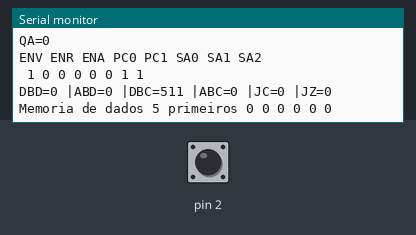
The sketch below on a simulated Arduino Uno, built with avr-gcc and run on an emulated ATmega328P. Shown: the last lines printed to the serial monitor. The test bench sets the inputs (shaded band); at power-on: pin 2 HIGH.

Above: at 1.2 s.
1.3 s: pin 2 pulled LOW for 0.15 s
2.9 s: pin 2 pulled LOW for 1 s
At 4.5 s:
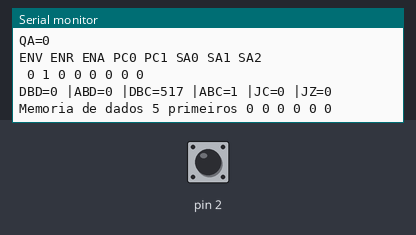
5.4 s: pin 2 pulled LOW for 0.15 s
At 6.1 s:
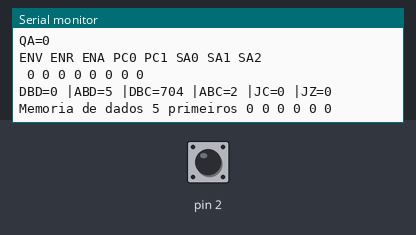
7.0 s: pin 2 pulsed LOW 2 times (0.12 s each, 0.3 s apart)
At 8.8 s:
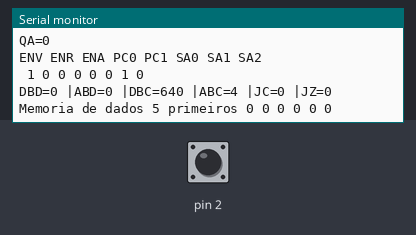
9.1 s: pin 2 pulsed LOW 5 times (0.12 s each, 0.3 s apart)
At 11.0 s:
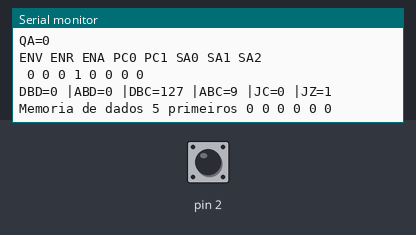
Timing chart, 0 to 12.5 s (numbered marks = the images above; inputs shaded):
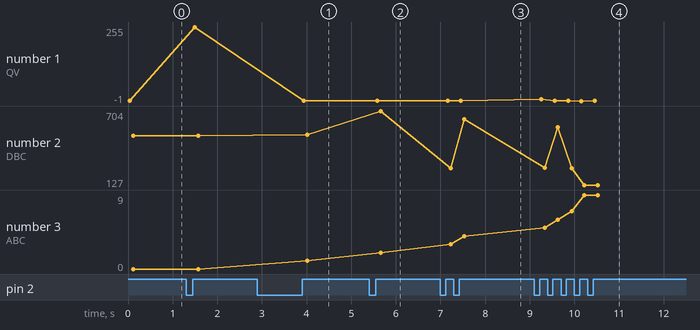

Measured:
- after the input at 2.9 s, the serial monitor: prints a new line after 1.0 s (image 1)
- after the input at 5.4 s, the serial monitor: prints a new line after 0.17 s (image 2)
- after the input at 7.0 s, the serial monitor: prints a new line after 0.14 s (image 3)
- after the input at 9.1 s, the serial monitor: prints a new line after 0.14 s (image 4)
- plotted number 1: 0 → 255 after the input at 1.3 s
- plotted number 2: 511 → 517 after the input at 2.9 s, 517 → 704 after the input at 5.4 s, 704 → 640 after the input at 7.0 s, 640 → 127 after the input at 9.1 s
- plotted number 3: 2 → 4 after the input at 7.0 s, 4 → 9 after the input at 9.1 s

The sketch:

CPU.ino
```cpp
boolean imprimir;
int adress;

//SAIDAS MODULO CONTROLO
boolean ENC, ENZ, ENV, ENR, ENA;
boolean WR, RD, SPC0, SPC1, JMP, JZ, JC, SA0, SA1, SA2;
boolean AD0, AD1, AD2, AD3, AD4, AD5; //ADRESS
int memCodigo[256]; //64
int memDados[128] = {0, 0, 0}; //4096 = 128*16
int rel5, end6;
int const8, const6;
int DBC, ABC;
int DBD, ABD;
int DPC, QPC, DV, QV, DCY, DZ, QCY, QZ, DA, QA, DR, QR;
int DSum, ALUY, ALUR;
boolean Pclock;
unsigned long tempoClk;
const unsigned long TFILTRO = 250;
const int EPROM_MC[64] = {0x300, 0x300, 0xB10, 0xB10, 0x710, 0x710, 0x308, 0x308, 0x308, 0x308, 0x0300, 0x300, 0x300, 0x300, 0x383, 0x383, 0x383, 0x383, 0x383, 0x383, 0x383, 0x383,
                          0x383, 0x383, 0x383, 0x383, 0x383, 0x383, 0x383, 0x383, 0x340, 0x340, 0x340, 0x340, 0x340, 0x320, 0x320, 0x320, 0x320, 0x182, 0x182, 0x182, 0x182, 0x200, 0x200, 0x200, 0x200,
                          0x381, 0x381, 0x381, 0x381, 0xB81, 0xB81, 0xB81, 0xB81, 0xB81, 0xB81, 0xB81, 0xB81, 0x7A5, 0x7A5, 0x7A5, 0x7A5
                         };
void setup() {
  Serial.begin(9600);
  pinMode(2, INPUT_PULLUP);
  Pclock = digitalRead(2);
  tempoClk = millis();
  attachInterrupt(0, Clock, RISING);
  imprimir = true;
  reset();
  loadprogram();
  interrupts();
}

void Clock() {
  if (Pclock == HIGH) {
    if (millis() - tempoClk >= TFILTRO) {
      tempoClk = millis();
      reset();
      MFSequencial();
      imprimir = true;
    }
  }
  else {
    Pclock = digitalRead(2);
  }
}
void loop() {
  MCComb();
  MFComb();
  if (imprimir) {
    imprimirRegistos();
    MCComb();
    MFComb();
    imprimir = false;
  }
}
void reset() {
  QPC = 0;
  QV = 0;
  QR = 0;
  QA = 0;
  QCY = 0;
  QZ = 0;
}
void loadprogram() {
  memCodigo[0] = 0x1FF;//MOV V, #255
  memCodigo[1] = 0x205;//MOV R, #5
  memCodigo[2] = 0x2C0; //MOV @R, V
  memCodigo[3] = 0x100; //MOV V, #0
  memCodigo[4] = 0x280; //MOV V, @R = 255
  memCodigo[5] = 0x105; //MOV V, #5
  memCodigo[6] = 0x240;//MOV A, V
  memCodigo[7] = 0x100; //MOV V, #0
  memCodigo[8] = 0x3C0; //DIV 0, 5
  memCodigo[9] = 0x07F; //JZ 31
  memCodigo[40] = 0x1FF; //MOV V, #255
  memCodigo[41] = 0x240; // MOV A,V
  memCodigo[42] = 0x340; //ADD, 255 + 255
  memCodigo[43] = 0x005; //JC 5
  memCodigo[51] = 0x380; //SUB, 510 - 255
  memCodigo[52] = 0x105; //MOV V, #5
  memCodigo[53] = 0x240; // MOV A,V
  memCodigo[54] = 0x1FF; //MOV V, #255
  memCodigo[55] = 0x3C0; //DIV 255, 5 (para trocar flag de Z)
  //memCodigo[56] = 0x300; // NAND
  /*
    memCodigo[55] = 0x101;//MOV V, #1
    memCodigo[56] = 0x240;//MOV A, V
    memCodigo[57] = 0x201;//MOV R, #1
  */
  memCodigo[60] = 0x80; //JMP end 0
}
void MCComb() {
  //ADRESSES
  AD0 = QZ;
  AD1 = QCY;
  AD2 = (memCodigo[QPC] & 0x040) >> 5; //6 bit do indice 0x040h(64)
  AD3 = (memCodigo[QPC] & 0x080) >> 6; //7 bit do indice 0x080h(128)
  AD4 = (memCodigo[QPC] & 0x100) >> 7; //8 bit do indice 0x100h(256)
  AD5 = (memCodigo[QPC] & 0x200) >> 8; //9 bit do incide 0x200h(512)
  adress = AD0;
  adress = (AD1 << 1) | adress;
  adress = (AD2 << 2) | adress;
  adress = (AD3 << 3) | adress;
  adress = (AD4 << 4) | adress;
  adress = (AD5 << 5) | adress;
  //DATA
  ENC = (EPROM_MC[adress] & 0x800) >> 11;
  ENZ = (EPROM_MC[adress] & 0x400) >> 10;
  WR = (EPROM_MC[adress] & 0x200) >> 9;
  RD = (EPROM_MC[adress] & 0x100) >> 8;
  ENV = (EPROM_MC[adress] & 0x080) >> 7;
  ENR = (EPROM_MC[adress] & 0x040) >> 6;
  ENA = (EPROM_MC[adress] & 0x020) >> 5;
  SPC0 = (EPROM_MC[adress] & 0x010) >> 4;
  SPC1 = (EPROM_MC[adress] & 0x008) >> 3;
  SA0 = (EPROM_MC[adress] & 0x004) >> 2;
  SA1 = (EPROM_MC[adress] & 0x002) >> 1;
  SA2 = (EPROM_MC[adress] & 0x001);
}

void MFComb() {
  if (!WR) {
    QV = memDados[QR];
  }
  if (!RD) {
    memDados[QR] = QV;
  }
  DBC = memCodigo[QPC];
  ABC = QPC;
  DBD = memDados[QR];
  ABD = QR;

  //constante 8
  byte c0 = memCodigo[QPC] & 0x001;
  byte c1 = (memCodigo[QPC] & 0x002) >> 1;
  byte c2 = (memCodigo[QPC] & 0x004) >> 2;
  byte c3 = (memCodigo[QPC] & 0x008) >> 3;
  byte c4 = (memCodigo[QPC] & 0x010) >> 4;
  byte c5 = (memCodigo[QPC] & 0x020) >> 5;
  byte c6 = (memCodigo[QPC] & 0x040) >> 6;
  byte c7 = (memCodigo[QPC] & 0x080) >> 7;
  const8 = c0;
  const8 = (c1 << 1) | const8;
  const8 = (c2 << 2) | const8;
  const8 = (c3 << 3) | const8;
  const8 = (c4 << 4) | const8;
  const8 = (c5 << 5) | const8;
  const8 = (c6 << 6) | const8;
  const8 = (c7 << 7) | const8;
  //constante 6
  byte C0 = memCodigo[QPC] & 0x001;
  byte C1 = (memCodigo[QPC] & 0x002) >> 1;
  byte C2 = (memCodigo[QPC] & 0x004) >> 2;
  byte C3 = (memCodigo[QPC] & 0x008) >> 3;
  byte C4 = (memCodigo[QPC] & 0x010) >> 4;
  byte C5 = (memCodigo[QPC] & 0x020) >> 5;
  const6 = C0;
  const6 = (C1 << 1) | const6;
  const6 = (C2 << 2) | const6;
  const6 = (C3 << 3) | const6;
  const6 = (C4 << 4) | const6;
  const6 = (C5 << 5) | const6;

  //REGISTOS
  DSum = soma(ABC, Mux2x1(SPC0, 1, DBC & 0x01F)); // JC/JZ rel5
  DPC = Mux2x1(SPC1, DSum, (DBC & 0x03F)); //JMP end6
  int D6 = (memCodigo[QPC] & 0x040) >> 6; //Bits controlo ALU
  int D7 = (memCodigo[QPC] & 0x080) >> 7;
  ALUY = Mux4x2(D7, D6, nand(QV, QA), (QV + QA), (QV - QA), (QV / QA));
  DV = Mux4x2(SA2, SA1, 0, DBD, ALUY, const8);
  DR = const6;
  DA = Mux2x1(SA0, QV, (QV % QA));

  //FLAGS
  if (ALUY == (QV + QA)) {
    DCY = CySoma(QV, QA);
  }
  else if (ALUY == (QV - QA)) {
    DCY = BwSub(QV, QA);
  }
  else {
    DCY = 0;
  }
  DZ = FZero(QV, QA);
}
void MFSequencial() {
  QPC = Registo(1, QPC, DPC);
  QV = Registo(ENV, QV, DV);
  QR = Registo(ENR, QR, DR);

  QA = Registo(ENA, QA, DA);
  QCY = Registo(ENC, QCY, DCY);
  QZ = Registo(ENZ, QZ, DZ);
}
void imprimirRegistos() {
  Serial.println("---REGISTOS---");
  Serial.print("QPC="); Serial.print(QPC); Serial.print(" "); Serial.print( adress >= 2 & adress <= 3 ? "JC " : adress >= 4 & adress <= 7 ? "JZ " :
      adress >= 8 & adress <= 11 ? "JMP " : adress >= 16 & adress <= 31 ? "MOV V, #const8 " : adress >= 32 & adress <= 35 ? "MOV R, #const6 " : adress >= 36 & adress <= 39 ? "MOV A, V "
      : adress >= 40 & adress <= 43 ? "MOV V, @R " : adress >= 44 & adress <= 47 ? "MOV @R, V " : adress >= 48 & adress <= 51 ? "NAND " : adress >= 52 & adress <= 55 ? "ADD "
      : adress >= 56 & adress <= 59 ? "SUB " : adress >= 60 & adress <= 63 ? "DIV " : adress >= 0 & adress <= 1 ? "Nenhuma operação executada " : 0);
  if (adress >= 48 & adress <= 63) {
    if (QV == -1) {
      QV = 0;
      Serial.print(QV);

    }
    Serial.print(QV);
    Serial.print(" ");
    Serial.println(QA);
  }
  else if (adress >= 2 & adress <= 7) {
    Serial.println(DBC & 0x01F);
  }
  else if (adress >= 8 & adress <= 11) {
    Serial.println(DBC & 0x03F);
  }
  else if ((adress >= 16 & adress <= 31) || (adress >= 40 & adress <= 43)) {
    Serial.println(QV);
  }
  else if (adress >= 32 & adress <= 35) {
    Serial.println(QR);
  }
  else if (adress >= 36 & adress <= 39) {
    Serial.println(QA);
  }
  else if (adress >= 44 & adress <= 47) {
    Serial.println(DBD);
  }
  else if (adress >= 0 & adress <= 1) {

    Serial.println(" ");
  }
  Serial.print("QV="); Serial.println(adress >= 60 && adress <= 63 && QV == -1 ? QV = 0 : QV);
  Serial.print("QR="); Serial.println(QR);
  Serial.print("QA="); Serial.println(QA);
  Serial.print("ENV "); Serial.print("ENR "); Serial.print("ENA "); Serial.print("PC0 "); Serial.print("PC1 "); Serial.print("SA0 "); Serial.print("SA1 "); Serial.print("SA2 ");
  Serial.println("");
  Serial.print(" "); Serial.print(ENV); Serial.print(" "); Serial.print(ENR); Serial.print(" "); Serial.print(ENA); Serial.print(" "); Serial.print(SPC0); Serial.print(" ");
  Serial.print(SPC1); Serial.print(" ");
  Serial.print(SA0); Serial.print(" "); Serial.print(SA1); Serial.print(" "); Serial.print(SA2); Serial.print(" ");
  Serial.println("");
  Serial.print("DBD="); Serial.print(DBD); Serial.print(" |ABD="); Serial.print(ABD); Serial.print(" |DBC="); Serial.print(DBC);
  Serial.print(" |ABC="); Serial.print(ABC); Serial.print(" |JC="); Serial.print(QCY); Serial.print(" |JZ="); Serial.print(QZ);
  Serial.println("");
  Serial.print("Memoria de dados 5 primeiros "); Serial.print(memDados[0]); Serial.print(" "); Serial.print(memDados[1]); Serial.print(" "); Serial.print(memDados[2]); Serial.print(" "); Serial.print(memDados[3]); Serial.print(" "); Serial.print(memDados[4]); Serial.print(" "); Serial.println(memDados[5]);
}
int Registo(boolean EN, int Q, int D) {
  if (EN) {
    return D;
  }
  else {
    return Q;
  }
}
byte Mux2x1(boolean Sel, byte E0, byte E1) {
  if (Sel) {
    return E1;
  }
  else {
    return E0;
  }
}
int Mux4x2(boolean S1, boolean S0, int A, int B, int C, int D) { //USAR NA ALU
  switch (S1 << 1 | S0) {
    case B00:
      return A;
    case B01:
      return B;
    case B10:
      return C;
    case B11:
      return D;
  }
}
int soma(int A, int B) {
  return A + B ;
}
int CySoma(int A, int B) {
  if (A + B > 255) {
    return 1;
  }
  return 0;
}
int BwSub(int A, int B) {
  if (B > A) {
    return 1;
  }
  return 0;
}
int nand(int A, int B) {
  int s = (~(A & B)) & 0x0FF;
  return s;
}
int FZero(int A, int B) {
  int s = (~(A & B)) & 0x0FF;
  if (A == 0 || B == 0 || s == 0) {
    return 1;
  }
  return 0;
}
```
